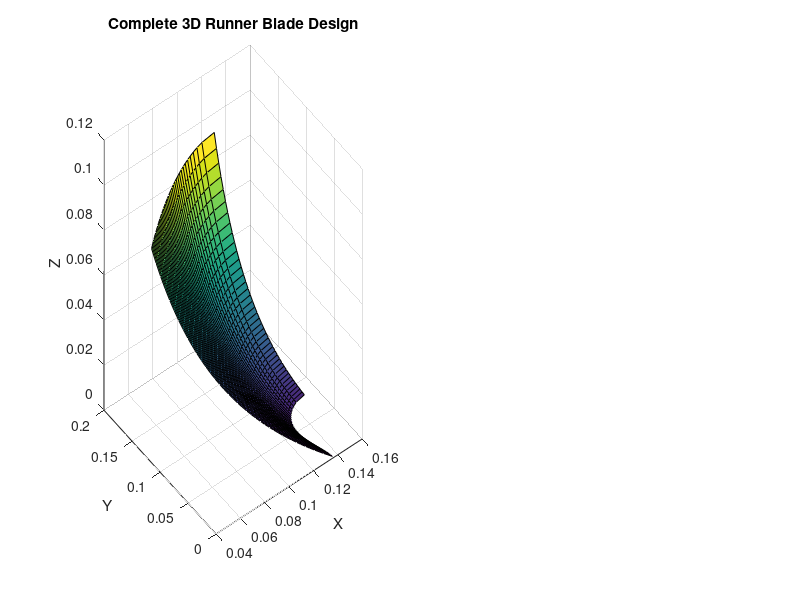
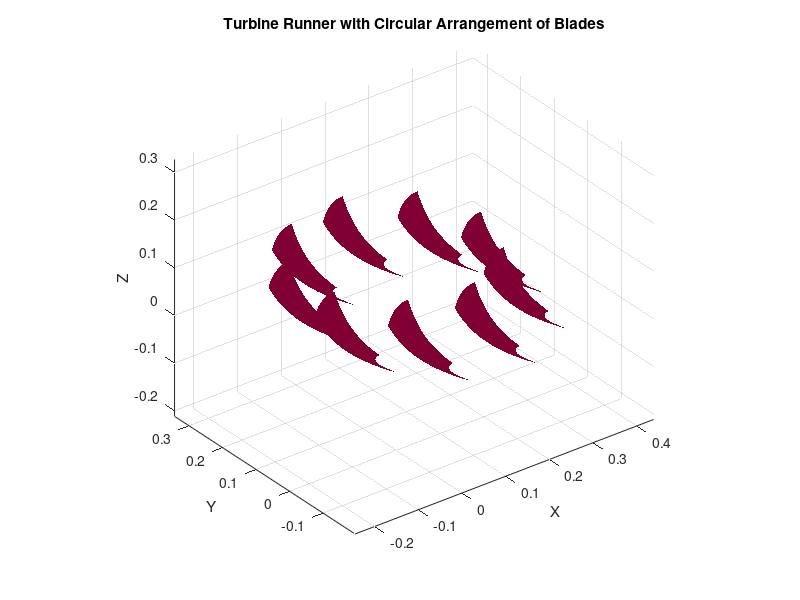

Write MATLAB code to recreate these figures, in order.

function [P, ns, w, r2, d2, r1_new, d1_new, b1, b2, u1, vw1, vf1, beta1, u2, vf2, beta2, alpha1, vr1, v1, vr2, xx, yy, zz, theta, rho, height] = t(~, ~, ~, ~)
Q=0.3;
H=15;
%%%streamlines
N=40;
nr=1500;

% Define parameters
num_blades = 10;
radius = 0.2;

%initial calculation
P=(0.9)*(0.96)*(9810).*Q.*H;
ns=(nr.*sqrt(P.*10.^-3))/(H.^(5/4));
w=2.*pi.*nr/60;
r2=(Q/(pi.*0.24.*w)).^(1/3);
d2=2.*r2;
d1=(0.4+94.5/ns).*d2;
r1=d1/2;
dm=d2/(0.96+0.00038.*ns);
rm=dm/2;
h1=d2.*(0.094+0.00025.*ns);
if ns<111
    h2=d2.*(-0.05+42/ns);
else
    h2=d2/(3.16-0.0013.*ns);
end
b1=2.*h1;
height=h1+h2;
%%% hub and shroud
le=h2-h1;
ymi=r1;
li=b1/0.24;
yme=r2/8.711;

x1=nan(1,N);
x2=nan(1,N);
y1=nan(1,N);
y2=nan(1,N);
%%% hub
p=li/4;
q=p/N;
b=0;
for i=1:N
    y1(1,i)=b;
    x1=ymi*3.08*(1-y1/li).^(3/2).*(y1/li).^(1/2);
    b=b+q;
end

%hub point
x1=-x1;
y1=-y1;
x_trans=r1;
y_trans=h1+h2;

for i=1:N
    xx(1,i)=x1(1,i)+x_trans;
    yy(1,i)=y1(1,i)+y_trans;
end

% plot (xx,yy);
rb=xx(1,1)/3

for i=1:N
    error=xx(1,i)-rb;
    if error<0.001
        break
    end
    point=i;
end

point
yvalue=-y1(1,point)

%hub again
p=yvalue;
q=p/N;
b=0;
for i=1:N
    y1(1,i)=b;
    x1=ymi*3.08*(1-y1/li).^(3/2).*(y1/li).^(1/2);
    b=b+q;
end

%%% shroud
p=0+le;
q=p/N;
b=0;
for i=1:N
    y2(1,i)=b;
    x2=yme*3.08*(1-y2/le).^(3/2).*(y2/le).^(1/2);
    b=b+q;
end

%offset shroud
d_leading=r1-rm;
for i=1:N
    y2(1,i)=y2(1,i)+b1;
    x2(1,i)=x2(1,i)+d_leading;
end

% meridional view
x = nan(N-1,N);
y = nan(N-1,N);
for i=1:N-1
    x(i,:) = x1 + (x2-x1).*i/N;
    y(i,:) = y1 + (y2-y1).*i/N;
end
a = nan(N+1,N);
b = nan(N+1,N);

c=N+1;
d=N;

for i=1:d
    a(1,i)=-x1(1,i);
    b(1,i)=-y1(1,i);
    a(N+1,i)=-x2(1,i);
    b(N+1,i)=-y2(1,i);
end

for i=2:N
    for j=1:d
        a(i,j)= -x(i-1,j);
        b(i,j)=-y(i-1,j);
    end
end

%%%% transformation of coordinates
x_trans=r1;
y_trans=h1+h2;

xx=nan(c,d);
yy=nan(c,d);

for i=1:c
    for j=1:d
        xx(i,j)=a(i,j)+x_trans;
        yy(i,j)=b(i,j)+y_trans;
    end
end

%%transform again
xtrans=r2-xx(c,d);
for i=1:c
    for j=1:d
        xx(i,j)=xx(i,j)+xtrans;
    end
end

% inlet and outlet
nh=0.96;
g=9.81;
b2=xx(c,d)-xx(1,d);
r1_new=xx(1,1);
d1_new=2.*r1_new;
d1=d1_new;
u1=(pi.*nr.*d1)/60;
vf1=Q/(pi.*d1.*b1);
vw1=(nh.*g.*H)/u1;
if vw1>u1
    beta1=atan(vf1/(vw1-u1));
else
    beta1=atan(vf1/(u1-vw1));
end

u2=(pi.*nr.*d2)/60;
vf2=Q/(pi.*d2.*b2);
beta2=atan(vf2/u2);
alpha1=atan(vf1/vw1);
vr1=(u1-vw1)/cos(beta1);
v1=vf1/sin(alpha1);
vr2=vf2/sin(beta2);

% perpendicular view
lm=nan(1,c);

for i=1:c
    lm(i)=yy(i,1)-yy(i,N);
end

disp(['lm = ' num2str(lm)]);

%plot of perpendicular view
bb=tan(beta2);
m=tan(beta1);
N=tan(beta2);
A=2*lm/(m+N);
aa=nan(1,c);

for i=1:c
    aa(i)=(m-N)/(2*A(i));
end

zz=nan(c,d);

for i=1:c
    for j=1:d
        m=aa(i);
        v=yy(i,j);
        zz(i,j)=(m.*v.^2+bb.*v);
    end
end

    %%combine view
     % Combine and visualize the profiles
    figure;
    %%3D
    subplot(1, 2, 1);
    surf(xx, yy, zz);
    xlabel('X');
    ylabel('Y');
    zlabel('Z');
    title('Complete 3D Runner Blade Design');
%end

% Calculate blade positions
theta = linspace(0, 2*pi, num_blades);
xposition = radius * cos(theta);
yposition = radius * sin(theta);
zposition = zeros(size(xposition)); % Assuming blades start from the origin 

% Create a figure
figure;
hold on;
grid on;
axis equal;

blade_x=xx;
blade_y=yy;
blade_z=zz;

% Clone and rotate blades
for i = 1:num_blades
    blade_x_shifted = blade_x + xposition(i);
    blade_y_shifted = blade_y + yposition(i);
    blade_z_shifted = blade_z + zposition(i);
    
    % Plot the blade surface
    surf(blade_x_shifted, blade_y_shifted, blade_z_shifted, 'FaceColor', [0.5,0,0.2], 'EdgeColor', 'none');
end

% Set labels
xlabel('X');
ylabel('Y');
zlabel('Z');
title('Turbine Runner with Circular Arrangement of Blades');

% Show the plot
view(3);
rotate3d on;
hold off;




